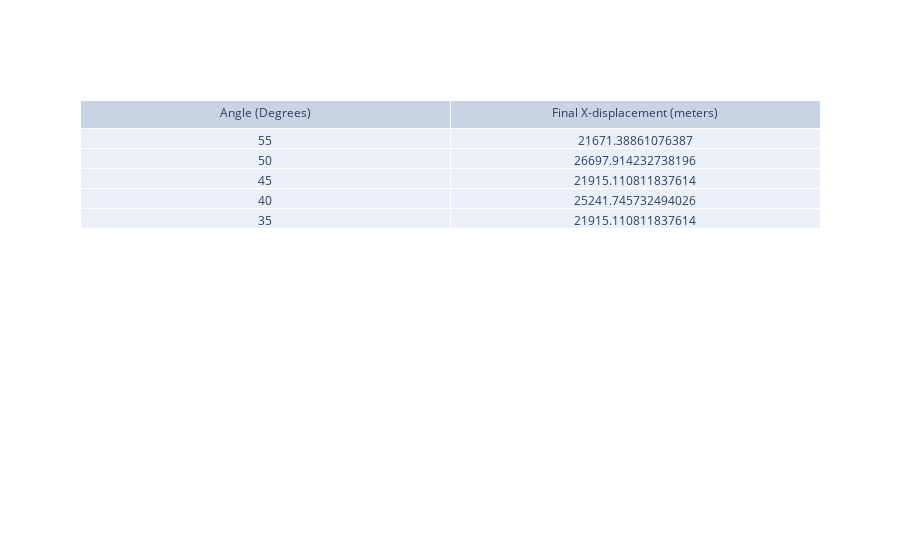

The notebook cell saved with this chart:
### Markdown cell above
#### Figure 3
The above plot shows the projectile motion of an object without air drag when launched at different angles. As we can see from this plot, the angle of 45 degrees (red line) travels the furthest distance in the x direction. The angles of 50 and 40 degrees (green and yellow lines, respectively) travel about the same distance, which is slightly less than that of 45 degrees. The angles of 55 and 35 degrees (blue and black lines, respectively) travel the smallest distance in the x direction. These results tell us that a launch angles of 45 degrees will maximize the distance the projectile will travel in the x direction. From this plot, we can also see that the larger the launch angles is, the further the object will travel in the y direction.

### Code cell
fig = go.Figure(data=[go.Table(header=dict(values=['Angle (Degrees)', 'Final X-displacement (meters)']),
                 cells=dict(values=[[55, 50, 45, 40, 35], [x1[-1], x2[-1], x3[-1], x4[-1], x5[-1]]]))
                     ])
fig.show()

### Figure 1 — Plotly figure (JSON) as saved in the notebook; plotly's stock layout.template omitted (floating-point values rounded to 4 significant figures)
{"data": [{"cells": {"values": [[55, 50, 45, 40, 35], [21670.0, 26700.0, 21920.0, 25240.0, 21920.0]]}, "header": {"values": ["Angle (Degrees)", "Final X-displacement (meters)"]}, "type": "table"}], "layout": {}}
